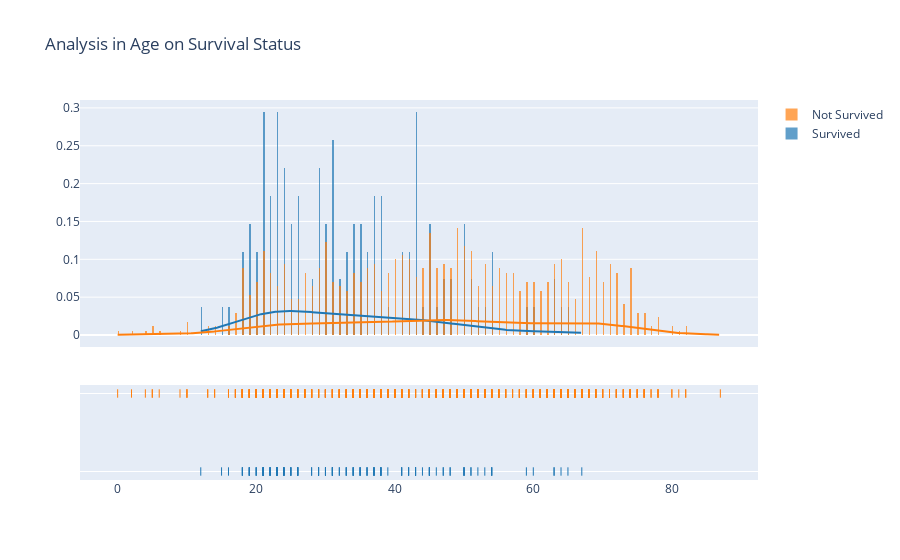

The cell this chart's notebook holds for it:
### Markdown cell above
Gender Report :

*Male Count = 503","Female Count = 486*

* Male 
   - Survived    - 11.1 % - 110
   - Not Survived - 39.7 % - 393
* Female
   - Survived - 2.73% - 27
   - Not Survived -46.4% - 459
   
>  Male are highly Survived  - 110 Male

>  Female are not highly Survived - 459 Female

### So the Gender factor is important for the Survival.

### Code cell
surv=ds[ds["Survived"]==1]["Age"]
not_surv=ds[ds["Survived"]==0]["Age"]
hist_data = [surv,not_surv]

group_labels = ['Survived', 'Not Survived']

fig = ff.create_distplot(hist_data, group_labels, bin_size=.2)
fig.update_layout(
    title_text="Analysis in Age on Survival Status")
fig.show()

### Figure 1 — Plotly figure (JSON) as saved in the notebook; plotly's stock layout.template omitted (floating-point values rounded to 4 significant figures; data arrays with more than 128 entries replaced by an {"elided": "..."} marker saying what was removed)
{"data": [{"autobinx": false, "histnorm": "probability density", "legendgroup": "Survived", "marker": {"color": "rgb(31, 119, 180)"}, "name": "Survived", "opacity": 0.7, "type": "histogram", "x": {"elided": "137 int values"}, "xaxis": "x", "xbins": {"end": 67, "size": 0.2, "start": 12}, "yaxis": "y"}, {"autobinx": false, "histnorm": "probability density", "legendgroup": "Not Survived", "marker": {"color": "rgb(255, 127, 14)"}, "name": "Not Survived", "opacity": 0.7, "type": "histogram", "x": {"elided": "852 int values"}, "xaxis": "x", "xbins": {"end": 87, "size": 0.2, "start": 0}, "yaxis": "y"}, {"legendgroup": "Survived", "marker": {"color": "rgb(31, 119, 180)"}, "mode": "lines", "name": "Survived", "showlegend": false, "type": "scatter", "x": {"elided": "500 float values"}, "xaxis": "x", "y": {"elided": "500 float values"}, "yaxis": "y"}, {"legendgroup": "Not Survived", "marker": {"color": "rgb(255, 127, 14)"}, "mode": "lines", "name": "Not Survived", "showlegend": false, "type": "scatter", "x": {"elided": "500 float values"}, "xaxis": "x", "y": {"elided": "500 float values"}, "yaxis": "y"}, {"legendgroup": "Survived", "marker": {"color": "rgb(31, 119, 180)", "symbol": "line-ns-open"}, "mode": "markers", "name": "Survived", "showlegend": false, "type": "scatter", "x": {"elided": "137 int values"}, "xaxis": "x", "y": {"elided": "137 str values"}, "yaxis": "y2"}, {"legendgroup": "Not Survived", "marker": {"color": "rgb(255, 127, 14)", "symbol": "line-ns-open"}, "mode": "markers", "name": "Not Survived", "showlegend": false, "type": "scatter", "x": {"elided": "852 int values"}, "xaxis": "x", "y": {"elided": "852 str values"}, "yaxis": "y2"}], "layout": {"barmode": "overlay", "hovermode": "closest", "legend": {"traceorder": "reversed"}, "title": {"text": "Analysis in Age on Survival Status"}, "xaxis": {"anchor": "y2", "domain": [0, 1], "zeroline": false}, "yaxis": {"anchor": "free", "domain": [0.35, 1], "position": 0}, "yaxis2": {"anchor": "x", "domain": [0, 0.25], "dtick": 1, "showticklabels": false}}}
